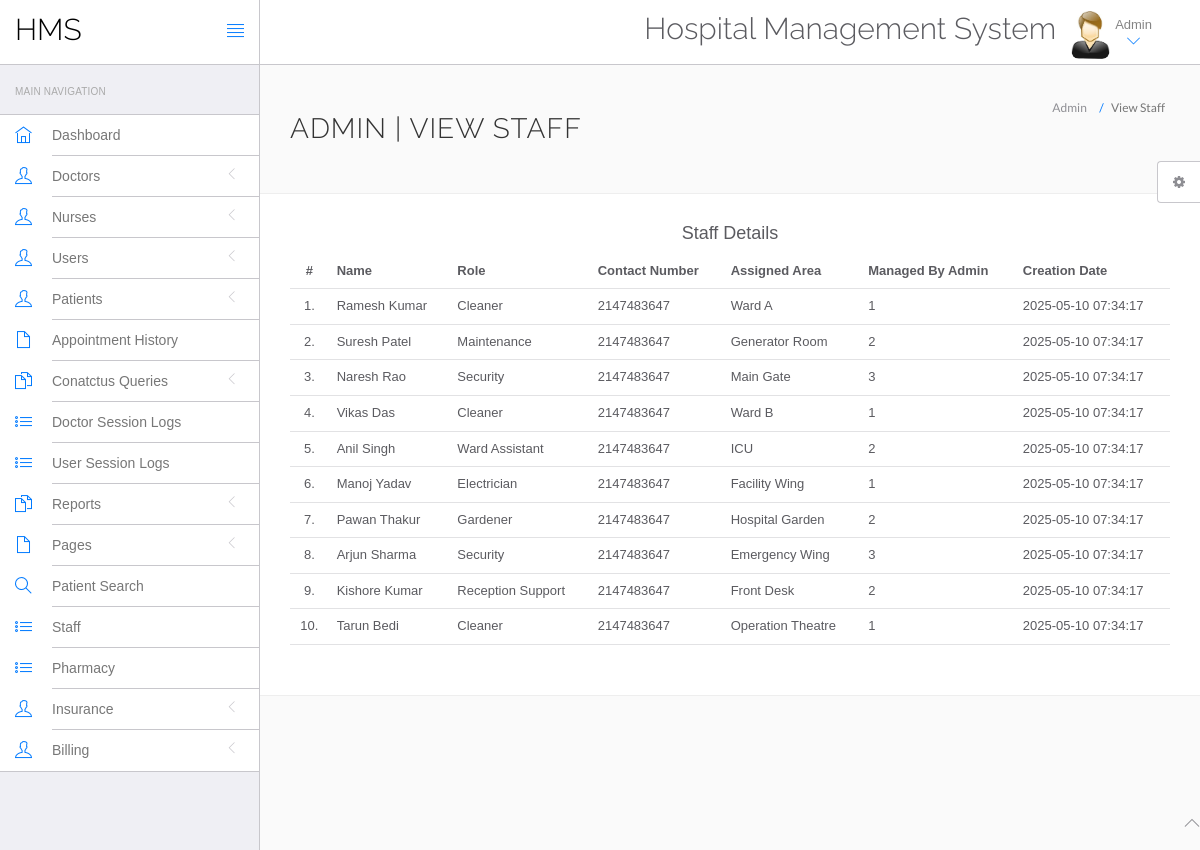
The app's page /hms/admin/staff.php (signed in) with its own data.
### tables this page shows
CREATE TABLE `staff` (
  `id` int(11) NOT NULL,
  `name` varchar(255) DEFAULT NULL,
  `role` varchar(255) DEFAULT NULL,
  `contact_no` int(11) DEFAULT NULL,
  `assigned_area` varchar(255) DEFAULT NULL,
  `managed_by_admin` int(11) DEFAULT NULL,
  `creation_date` timestamp NOT NULL DEFAULT current_timestamp() ON UPDATE current_timestamp()
);

### hms/admin/staff.php (the view, shortened to what this page needs)
<?php
include('include/config.php');
if (strlen($_SESSION['id'] == 0)) {
    header('location:logout.php');
} else {
    ?>
    <!DOCTYPE html>
    <html lang="en">
    <head>
        <link rel="stylesheet" href="vendor/bootstrap/css/bootstrap.min.css">
        <link rel="stylesheet" href="vendor/fontawesome/css/font-awesome.min.css">
        <link rel="stylesheet" href="vendor/themify-icons/themify-icons.min.css">
        <link href="vendor/animate.css/animate.min.css" rel="stylesheet" media="screen">
        <link href="vendor/perfect-scrollbar/perfect-scrollbar.min.css" rel="stylesheet" media="screen">
        <link href="vendor/switchery/switchery.min.css" rel="stylesheet" media="screen">
        <link href="vendor/bootstrap-touchspin/jquery.bootstrap-touchspin.min.css" rel="stylesheet" media="screen">
        <link href="vendor/select2/select2.min.css" rel="stylesheet" media="screen">
        <link href="vendor/bootstrap-datepicker/bootstrap-datepicker3.standalone.min.css" rel="stylesheet"
              media="screen">
        <link href="vendor/bootstrap-timepicker/bootstrap-timepicker.min.css" rel="stylesheet" media="screen">
        <link rel="stylesheet" href="assets/css/styles.css">
        <link rel="stylesheet" href="assets/css/plugins.css">
        <link rel="stylesheet" href="assets/css/themes/theme-1.css" id="skin_color"/>
    </head>
    <body>
    <div id="app">
        <?php include('include/sidebar.php'); ?>
        <div class="app-content">
            <?php include('include/header.php'); ?>
            <div class="main-content">
                <div class="wrap-content container" id="container">
                    <section id="page-title">
                        <div class="row">
                            <div class="col-sm-8">
                                <h1 class="mainTitle">Admin | View Staff</h1>
                            </div>
                            <ol class="breadcrumb">
                                <li>
                                    <span>Admin</span>
                                </li>
                                <li class="active">
                                    <span>View Staff</span>
                                </li>
                            </ol>
                        </div>
                    </section>
                    <div class="container-fluid container-fullw bg-white">
                        <div class="row">
                            <div class="col-md-12">
                                <h4 align="center">Staff Details</h4>
                                <table class="table table-hover" id="sample-table-1">
                                    <thead>
                                    <tr>
                                        <th class="center">#</th>
                                        <th>Name</th>
                                        <th>Role</th>
                                        <th>Contact Number</th>
                                        <th>Assigned Area</th>
                                        <th>Managed By Admin</th>
                                        <th>Creation Date</th>
                                    </tr>
                                    </thead>
                                    <tbody>
                                    <?php
                                    $sql = mysqli_query($con, "select * from staff");
                                    $num = mysqli_num_rows($sql);
                                    if ($num > 0) {
                                        $cnt = 1;
                                        while ($row = mysqli_fetch_array($sql)) {
                                            ?>
                                            <tr>
                                                <td class="center"><?php echo $cnt; ?>.</td>
                                                <td class="hidden-xs"><?php echo $row['name']; ?></td>
                                                <td><?php echo $row['role']; ?></td>
                                                <td><?php echo $row['contact_no']; ?></td>
                                                <td><?php echo $row['assigned_area']; ?></td>
                                                <td><?php echo $row['managed_by_admin']; ?></td>
                                                <td><?php echo $row['creation_date']; ?></td>
                                            </tr>
                                            <?php
                                            $cnt = $cnt + 1;
                                        }
                                    } else {
                                        ?>
                                        <tr>
                                            <td colspan="7">No Staff found</td>
                                        </tr>
                                    <?php } ?>
                                    </tbody>
                                </table>
                            </div>
                        </div>
                    </div>
                </div>
            </div>
        </div>
    </div>
    <?php include('include/footer.php'); ?>
    <?php include('include/setting.php'); ?>
    </body>
    </html>
<?php } ?>

### hms/admin/assets/css/themes/theme-1.css (style rules this page uses)
body { background: #FAFAFA; }

### records on screen
staff: name "Ramesh Kumar", role "Cleaner", contact_no "2147483647", assigned_area "Ward A", managed_by_admin "1", creation_date "2025-05-10 07:34:17"
staff: name "Suresh Patel", role "Maintenance", contact_no "2147483647", assigned_area "Generator Room", managed_by_admin "2", creation_date "2025-05-10 07:34:17"
staff: name "Naresh Rao", role "Security", contact_no "2147483647", assigned_area "Main Gate", managed_by_admin "3", creation_date "2025-05-10 07:34:17"
staff: name "Vikas Das", role "Cleaner", contact_no "2147483647", assigned_area "Ward B", managed_by_admin "1", creation_date "2025-05-10 07:34:17"
staff: name "Anil Singh", role "Ward Assistant", contact_no "2147483647", assigned_area "ICU", managed_by_admin "2", creation_date "2025-05-10 07:34:17"
staff: name "Manoj Yadav", role "Electrician", contact_no "2147483647", assigned_area "Facility Wing", managed_by_admin "1", creation_date "2025-05-10 07:34:17"
staff: name "Pawan Thakur", role "Gardener", contact_no "2147483647", assigned_area "Hospital Garden", managed_by_admin "2", creation_date "2025-05-10 07:34:17"
staff: name "Arjun Sharma", role "Security", contact_no "2147483647", assigned_area "Emergency Wing", managed_by_admin "3", creation_date "2025-05-10 07:34:17"
staff: name "Kishore Kumar", role "Reception Support", contact_no "2147483647", assigned_area "Front Desk", managed_by_admin "2", creation_date "2025-05-10 07:34:17"
staff: name "Tarun Bedi", role "Cleaner", contact_no "2147483647", assigned_area "Operation Theatre", managed_by_admin "1", creation_date "2025-05-10 07:34:17"
